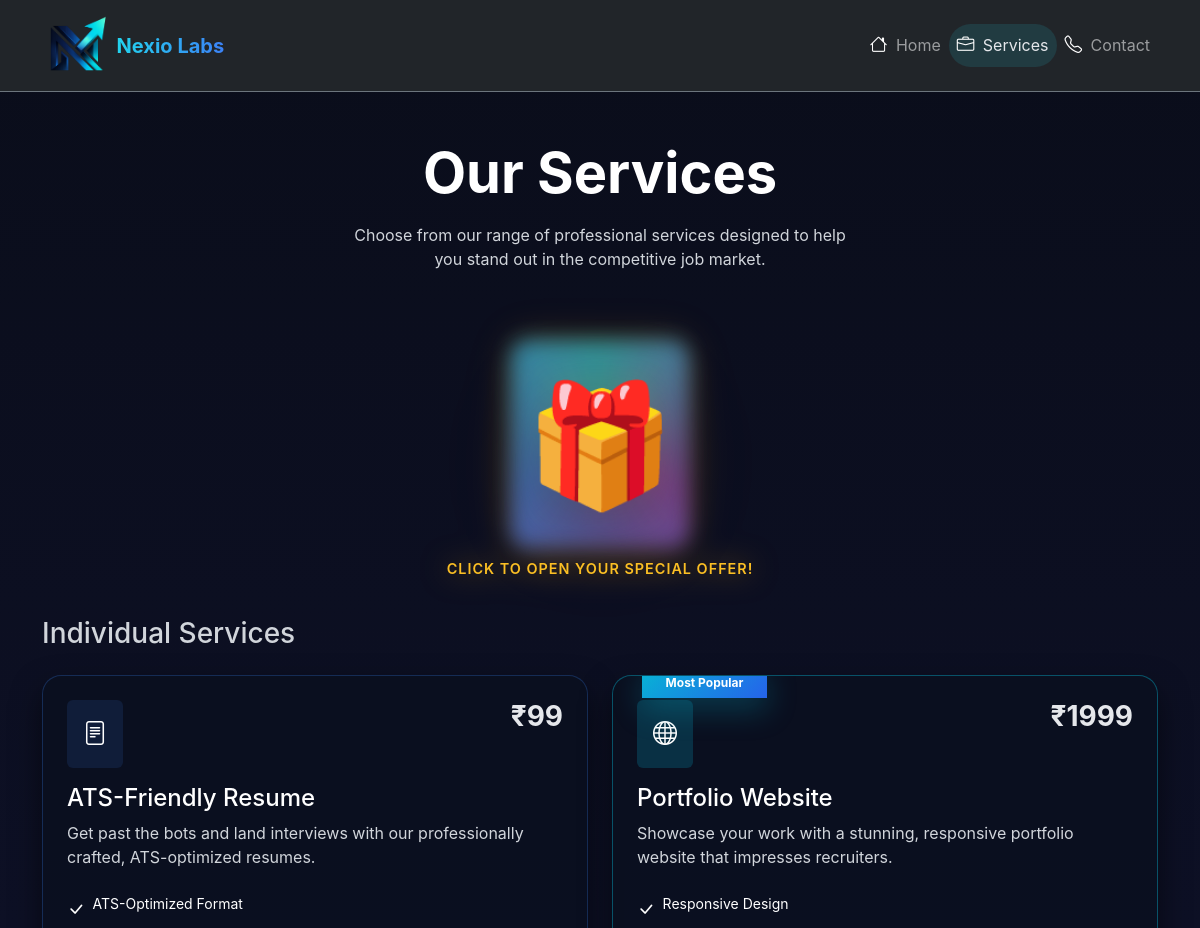
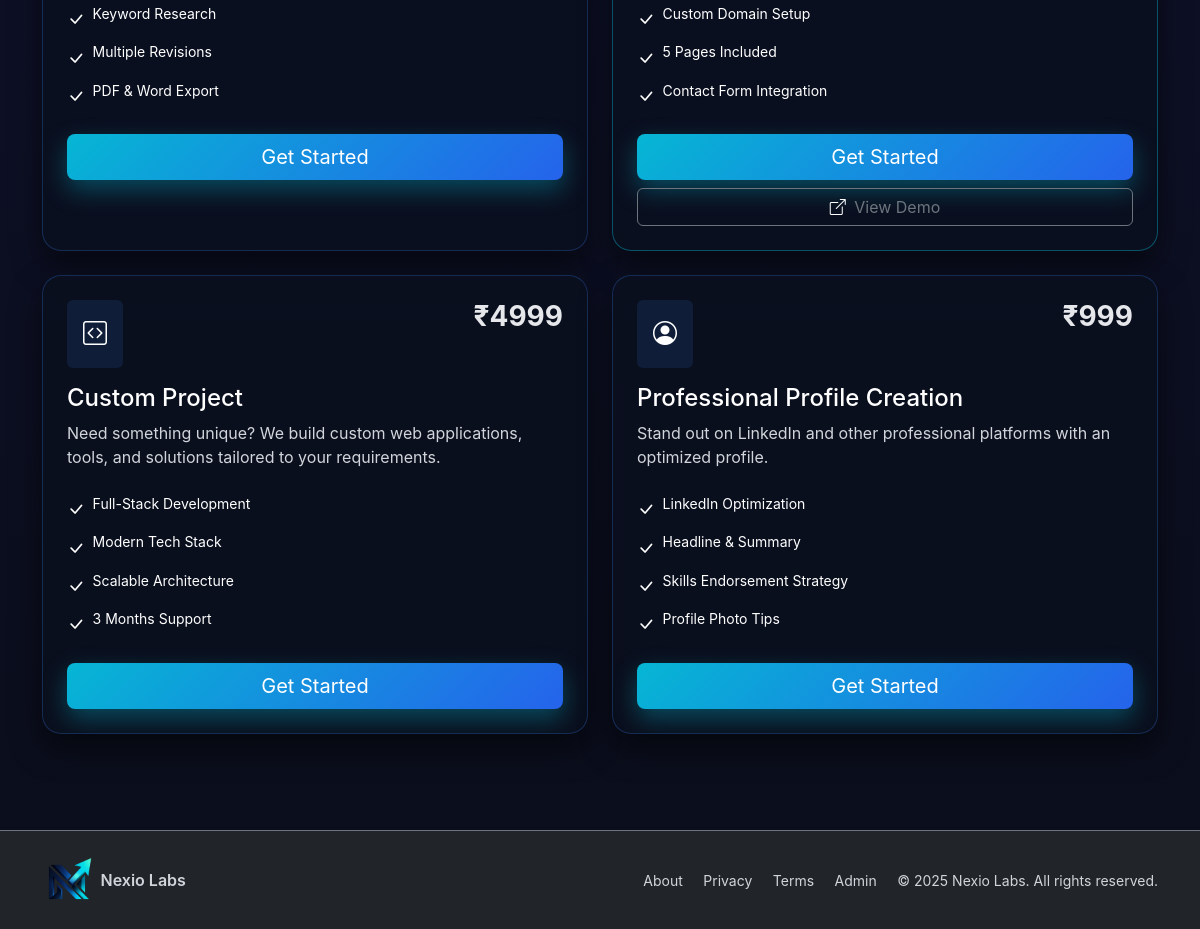
Page /services/ on the committed database (2 pictures, top to bottom).
### core/models.py (models this page shows, shortened)
class Service(models.Model):
    name = models.CharField(max_length=255)
    slug = models.SlugField(unique=True)
    description = models.TextField()
    price = models.DecimalField(max_digits=10, decimal_places=2)
    original_price = models.DecimalField(
        max_digits=10, decimal_places=2, null=True, blank=True
    )
    features = models.JSONField(default=list)
    is_popular = models.BooleanField(default=False)
    is_combo = models.BooleanField(default=False)
    sort_order = models.IntegerField(default=0)
    is_active = models.BooleanField(default=True)
    created_at = models.DateTimeField(auto_now_add=True)
    updated_at = models.DateTimeField(auto_now=True)
    class Meta:
        ordering = ["sort_order", "id"]
    @property
    def savings(self):
        if self.original_price and self.original_price > self.price:
            return self.original_price - self.price
        return 0

### core/views.py (the view, shortened to what this page needs)
# urls.py: path('services/', views.services, name='services'),
def services(request):
    services = []
    combo_pack = None
    try:
        services = list(Service.objects.filter(is_active=True, is_combo=False))
        combo_pack = Service.objects.filter(is_active=True, is_combo=True).first()
    except OperationalError:
        services = []
        combo_pack = None
    context = {
        "services": services,
        "combo_pack": combo_pack,
    }
    return render(request, "core/services.html", context)

### templates/core/services.html (shortened to what this page needs)
{% extends 'base.html' %}
{% load static %}
{% block extra_css %}
<link rel="stylesheet" href="{% static 'css/giftbox.css' %}">
{% endblock %}
{% block content %}
<div class="container py-5">
    <div class="text-center mb-5">
        <h1 class="display-4 fw-bold mb-3">Our Services</h1>
        <p class="text-secondary mx-auto" style="max-width: 500px;">
            Choose from our range of professional services designed to help you stand out in the competitive job market.
        </p>
    </div>
    {% if combo_pack %}
    <div class="combo-pack-section">
        <div id="giftWrapper" class="gift-animation-wrapper">
            <div id="giftBox" class="gift-box">
                <span class="gift-emoji">🎁</span>
                <div class="gift-hint">Click to Open Your Special Offer!</div>
            </div>
        </div>
    </div>
    {% endif %}
    <h2 class="h3 mb-4 text-secondary">Individual Services</h2>
    <div class="row g-4">
        {% for service in services %}
        <div class="col-md-6">
            <div
                class="card service-card h-100 position-relative {% if service.is_popular %}service-card--popular{% endif %}">
                {% if service.is_popular %}
                <div class="position-absolute badge-popular">
                    <span class="badge rounded-pill">Most Popular</span>
                </div>
                {% endif %}
                <div class="card-body p-4">
                    <div class="d-flex justify-content-between align-items-start mb-3">
                        <div
                            class="p-3 rounded service-icon {% if service.is_popular %}service-icon--popular{% endif %}">
                            {% if service.slug == 'ats-resume' %}
                            <i class="bi bi-file-text fs-4"></i>
                            {% elif service.slug == 'portfolio-website' %}
                            <i class="bi bi-globe fs-4"></i>
                            {% elif service.slug == 'custom-project' %}
                            <i class="bi bi-code-square fs-4"></i>
                            {% else %}
                            <i class="bi bi-person-circle fs-4"></i>
                            {% endif %}
                        </div>
                        <span class="h3 fw-bold price-tag">₹{{ service.price|floatformat:0 }}</span>
                    </div>
                    <h3 class="h4 mb-2">{{ service.name }}</h3>
                    <p class="text-secondary mb-4">{{ service.description }}</p>
                    <ul class="list-unstyled mb-4 service-features">
                        {% for feature in service.features %}
                        <li class="d-flex align-items-start gap-2 mb-2">
                            <i class="bi bi-check-lg text-success mt-1"></i>
                            <small>{{ feature }}</small>
                        </li>
                        {% endfor %}
                    </ul>
                    <div class="d-grid gap-2">
                        {% if service.slug == 'portfolio-website' %}
                        <a href="{% url 'portfolio_order' %}" class="btn btn-glow btn-lg">Get Started</a>
                        <a href="https://demo-portfolio-nexio-labs.vercel.app" target="_blank"
                            class="btn btn-outline-secondary"> <i class="bi bi-box-arrow-up-right me-1"></i> View
                            Demo</a>
                        {% elif service.slug == 'ats-resume' %}
                        <a href="{% url 'ats_resume_form' %}" class="btn btn-glow btn-lg">Get Started</a>
                        {% elif service.slug == 'custom-project' %}
                        <a href="{% url 'custom_project' %}" class="btn btn-glow btn-lg">Get Started</a>
                        {% else %}
                        <a href="{% url 'contact' %}" class="btn btn-glow btn-lg">Get Started</a>
                        {% endif %}
                    </div>
                </div>
            </div>
        </div>
        {% endfor %}
    </div>
</div>
{% endblock %}

### static/css/style.css (style rules this page uses)
:root { --primary-cyan: #22d3ee; --primary-blue: #3b82f6; --primary-purple: #a855f7; }
body { font-family: 'Inter', -apple-system, BlinkMacSystemFont, 'Segoe UI', Roboto, sans-serif; background: linear-gradient(180deg, #0a0d1a 0%, #0d1025 50%, #0a0d1a 100%); color: #ffffff; min-height: 100vh; }
.text-secondary { color: #d1d5db !important; }
h1, h2, h3, h4, h5, h6, .h1, .h2, .h3, .h4, .h5, .h6 { color: #ffffff; }
p, a, li, span, small, .card-text, .card-title { color: #ffffff; }
.card { position: relative; transition: transform 0.2s ease, box-shadow 0.2s ease; background: rgba(255, 255, 255, 0.04); border: 1px solid rgba(148, 163, 184, 0.16); overflow: hidden; }
.service-card { background: rgba(10, 16, 31, 0.7); border: 1px solid rgba(59, 130, 246, 0.25); border-radius: 1.2rem; box-shadow: 0 14px 30px rgba(0, 0, 0, 0.5); }
.service-card--popular { border-color: rgba(6, 182, 212, 0.4); }
.badge-popular { position: absolute; top: -12px; left: 1.8rem; background: linear-gradient(135deg, #06b6d4, #2563eb); padding: 0.3rem 1rem; box-shadow: 0 12px 30px rgba(6, 182, 212, 0.25); }
.service-icon { background: rgba(59, 130, 246, 0.12); }
.service-icon--popular { background: rgba(6, 182, 212, 0.2); }
.price-tag { color: #e5e7eb; }
.service-features i { color: #34d399; }
.service-icon i { color: #ffffff !important; font-size: 1.5em !important; opacity: 1 !important; }
.service-icon--popular i { color: #ffffff !important; }
.service-features i, .feature-icon i { color: #ffffff !important; font-size: 1.1em !important; opacity: 1 !important; }
.bi-check-lg, .bi-check-circle { color: #ffffff !important; opacity: 1 !important; }
.bi { color: #ffffff !important; opacity: 1 !important; }
a i { color: #ffffff !important; opacity: 1 !important; }
.btn i { color: #ffffff !important; opacity: 1 !important; }
.btn-glow { background: linear-gradient(135deg, #06b6d4, #2563eb); border: none; color: #fff; box-shadow: 0 10px 25px rgba(6, 182, 212, 0.35); transition: transform 0.2s ease, box-shadow 0.2s ease; }
a { transition: color 0.2s ease; }
html { scroll-behavior: smooth; }

### static/css/giftbox.css (style rules this page uses)
.gift-animation-wrapper { position: relative; min-height: 250px; display: flex; align-items: center; justify-content: center; margin-bottom: 3rem; }
.gift-box { position: relative; cursor: pointer; transition: transform 0.3s ease; animation: gift-bounce 2.4s ease-in-out infinite, gift-glow 2.2s ease-in-out infinite; transform-origin: center bottom; filter: drop-shadow(0 0 14px rgba(245, 158, 11, 0.55)); }
.gift-emoji { font-size: 120px; display: block; filter: drop-shadow(0 20px 40px rgba(0, 0, 0, 0.4)); transition: transform 0.3s ease, filter 0.3s ease; }
.gift-box::after { content: ''; position: absolute; inset: -14px; border-radius: 18px; background: conic-gradient(from 0deg, rgba(34, 211, 238, 0.8), rgba(168, 85, 247, 0.7), rgba(59, 130, 246, 0.9), rgba(34, 211, 238, 0.8)); filter: blur(10px); opacity: 0.75; z-index: -1; animation: gift-electric 1.6s ease-in-out infinite alternate; }
.gift-hint { position: absolute; bottom: -45px; left: 50%; transform: translateX(-50%); font-size: 0.9rem; font-weight: 600; color: #fbbf24; text-transform: uppercase; letter-spacing: 1px; animation: hint-pulse 2s ease-in-out infinite; white-space: nowrap; }
.combo-pack-section { position: relative; overflow: visible; z-index: 1; }

### rows in the picture
Service: slug "ats-resume" (drawn), price "99", name "ATS-Friendly Resume", description "Get past the bots and land interviews with our professionally crafted, ATS-optimized resumes.", features "ATS-Optimized Format" "Keyword Research" "Multiple Revisions" "PDF & Word Export"
Service: is_popular "Most Popular", price "1999", name "Portfolio Website", description "Showcase your work with a stunning, responsive portfolio website that impresses recruiters.", features "Responsive Design" "Custom Domain Setup" "5 Pages Included" "Contact Form Integration", shows "Get Started"
Service: slug "custom-project" (drawn), price "4999", name "Custom Project", description "Need something unique? We build custom web applications, tools, and solutions tailored to your requirements.", features "Full-Stack Development" "Modern Tech Stack" "Scalable Architecture" "3 Months Support"
Service: slug "profile-creation" (drawn), price "999", name "Professional Profile Creation", description "Stand out on LinkedIn and other professional platforms with an optimized profile.", features "LinkedIn Optimization" "Headline & Summary" "Skills Endorsement Strategy" "Profile Photo Tips"
